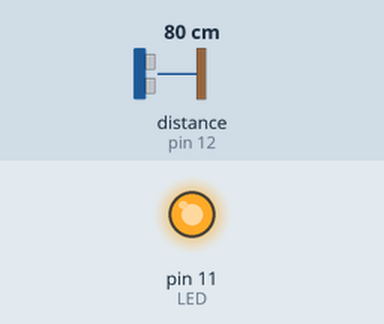
This sketch was run on a simulated Arduino Uno, built with avr-gcc and run on an emulated ATmega328P. Parts: output pins drawn as LEDs (lit = HIGH). Wiring (inferred from the names in the program): ultrasonic range finder: trigger pin 13; echo pin 12. Inputs (shaded band) come from the test bench; at power-on: distance to the obstacle (sensor on pin 12) 80 cm. The echo pulse lasts 58.3 µs per cm; pins used as bus, display or sensor lines are not drawn.

Above: at 1.2 s.
1.3 s: distance to the obstacle (sensor on pin 12) set to 12 cm
2.8 s: distance to the obstacle (sensor on pin 12) set to 9 cm
At 4.1 s:
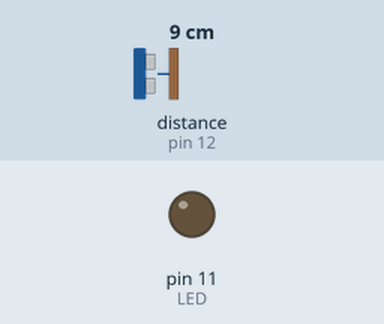
4.4 s: distance to the obstacle (sensor on pin 12) set to 18 cm
At 4.9 s:
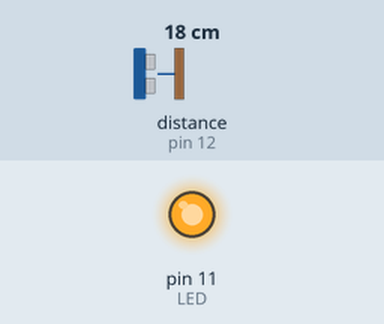
6.0 s: distance to the obstacle (sensor on pin 12) set to 2 cm
At 7.0 s:
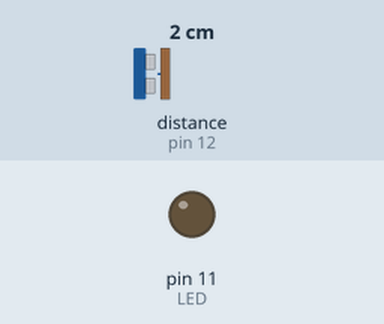
Timing chart, 0 to 8.6 s (numbered marks = the images above; inputs shaded):
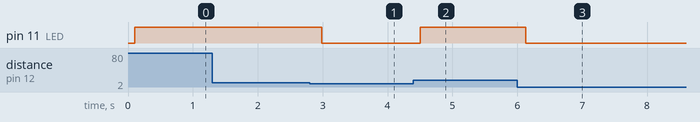

The sketch:

UltraSonic_Sonar_TASK.ino
```cpp
int trigpin=13;
int echopin=12;
float duration;
float distance;
int LED=11;
void setup(){
  Serial.begin(9600);
  pinMode(trigpin, OUTPUT);
  pinMode(echopin, INPUT);
  pinMode(LED, OUTPUT);
}
void loop(){
digitalWrite(trigpin, 1);
delayMicroseconds(10);
digitalWrite(trigpin, 0);
duration= pulseIn(echopin, 1);
distance=(duration/2)*0.0343; //343 m/s is the speed of sonar waves (ultrasonic waves)
delay(100);
if(distance>10){
  digitalWrite(LED, 1);
}
else{ digitalWrite(LED, 0);

}
}
```

Measured:
- the behaviour switches between 11 and 10 cm on distance to the obstacle (sensor on pin 12) (found by bisection; images 0 and 1)
- after the input at 1.3 s, every drawn part: stays the same
- after the input at 2.8 s, pin 11 (LED): HIGH → LOW after 0.19 s
- after the input at 4.4 s, pin 11 (LED): LOW → HIGH after 0.10 s
- after the input at 6.0 s, pin 11 (LED): HIGH → LOW after 0.13 s
